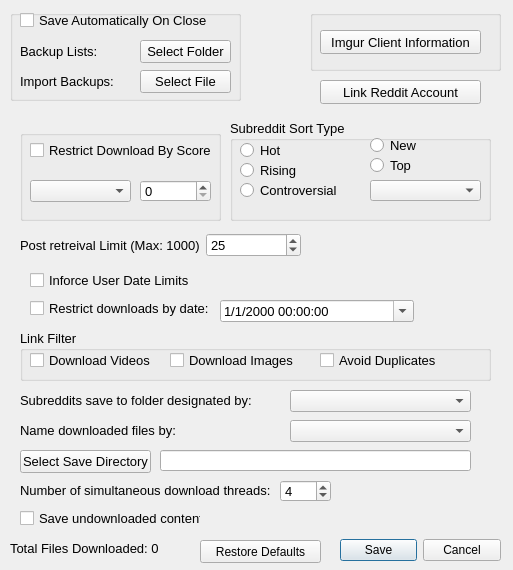
<?xml version="1.0" encoding="UTF-8"?>
<ui version="4.0">
 <class>Settings</class>
 <widget class="QWidget" name="Settings">
  <property name="geometry">
   <rect>
    <x>0</x>
    <y>0</y>
    <width>513</width>
    <height>570</height>
   </rect>
  </property>
  <property name="sizePolicy">
   <sizepolicy hsizetype="Fixed" vsizetype="Fixed">
    <horstretch>0</horstretch>
    <verstretch>0</verstretch>
   </sizepolicy>
  </property>
  <property name="minimumSize">
   <size>
    <width>513</width>
    <height>570</height>
   </size>
  </property>
  <property name="maximumSize">
   <size>
    <width>513</width>
    <height>570</height>
   </size>
  </property>
  <property name="windowTitle">
   <string>Settings</string>
  </property>
  <property name="windowIcon">
   <iconset>
    <normaloff>Images/settings_single_gear.png</normaloff>Images/settings_single_gear.png</iconset>
  </property>
  <property name="whatsThis">
   <string>&lt;html&gt;&lt;head/&gt;&lt;body&gt;&lt;p&gt;&lt;span style=&quot; font-size:10pt;&quot;&gt;This is a section to watch subreddits for top posts, and add users to userlist that are in the top&lt;/span&gt;&lt;/p&gt;&lt;/body&gt;&lt;/html&gt;</string>
  </property>
  <widget class="QWidget" name="gridLayoutWidget_2">
   <property name="geometry">
    <rect>
     <x>310</x>
     <y>10</y>
     <width>191</width>
     <height>61</height>
    </rect>
   </property>
   <layout class="QGridLayout" name="gridLayout_2">
    <item row="2" column="0">
     <widget class="QGroupBox" name="accounts_group">
      <property name="title">
       <string/>
      </property>
      <widget class="QPushButton" name="imgur_client_button">
       <property name="geometry">
        <rect>
         <x>10</x>
         <y>20</y>
         <width>161</width>
         <height>24</height>
        </rect>
       </property>
       <property name="font">
        <font>
         <pointsize>10</pointsize>
        </font>
       </property>
       <property name="text">
        <string>Imgur Client Information</string>
       </property>
      </widget>
     </widget>
    </item>
   </layout>
  </widget>
  <widget class="QWidget" name="gridLayoutWidget">
   <property name="geometry">
    <rect>
     <x>10</x>
     <y>10</y>
     <width>231</width>
     <height>91</height>
    </rect>
   </property>
   <layout class="QGridLayout" name="gridLayout">
    <item row="0" column="0">
     <widget class="QGroupBox" name="groupBox">
      <property name="title">
       <string/>
      </property>
      <widget class="QCheckBox" name="auto_save_checkbox">
       <property name="geometry">
        <rect>
         <x>10</x>
         <y>0</y>
         <width>199</width>
         <height>20</height>
        </rect>
       </property>
       <property name="font">
        <font>
         <pointsize>10</pointsize>
        </font>
       </property>
       <property name="text">
        <string>Save Automatically On Close</string>
       </property>
      </widget>
      <widget class="QLabel" name="label">
       <property name="geometry">
        <rect>
         <x>10</x>
         <y>30</y>
         <width>85</width>
         <height>23</height>
        </rect>
       </property>
       <property name="font">
        <font>
         <pointsize>10</pointsize>
        </font>
       </property>
       <property name="text">
        <string>Backup Lists:</string>
       </property>
      </widget>
      <widget class="QPushButton" name="backup_select_folder_button">
       <property name="geometry">
        <rect>
         <x>130</x>
         <y>30</y>
         <width>91</width>
         <height>23</height>
        </rect>
       </property>
       <property name="font">
        <font>
         <pointsize>10</pointsize>
        </font>
       </property>
       <property name="text">
        <string>Select Folder</string>
       </property>
      </widget>
      <widget class="QLabel" name="label_2">
       <property name="geometry">
        <rect>
         <x>10</x>
         <y>60</y>
         <width>109</width>
         <height>23</height>
        </rect>
       </property>
       <property name="font">
        <font>
         <pointsize>10</pointsize>
        </font>
       </property>
       <property name="text">
        <string>Import Backups:</string>
       </property>
      </widget>
      <widget class="QPushButton" name="backup_import_file_button">
       <property name="geometry">
        <rect>
         <x>130</x>
         <y>60</y>
         <width>91</width>
         <height>23</height>
        </rect>
       </property>
       <property name="font">
        <font>
         <pointsize>10</pointsize>
        </font>
       </property>
       <property name="text">
        <string>Select File</string>
       </property>
      </widget>
     </widget>
    </item>
   </layout>
  </widget>
  <widget class="QWidget" name="gridLayoutWidget_6">
   <property name="geometry">
    <rect>
     <x>10</x>
     <y>110</y>
     <width>491</width>
     <height>431</height>
    </rect>
   </property>
   <layout class="QGridLayout" name="gridLayout_6">
    <item row="0" column="0">
     <widget class="QStackedWidget" name="stackedWidget">
      <property name="font">
       <font>
        <pointsize>10</pointsize>
       </font>
      </property>
      <property name="currentIndex">
       <number>0</number>
      </property>
      <widget class="QWidget" name="page">
       <widget class="QWidget" name="gridLayoutWidget_3">
        <property name="geometry">
         <rect>
          <x>10</x>
          <y>20</y>
          <width>201</width>
          <height>91</height>
         </rect>
        </property>
        <layout class="QGridLayout" name="gridLayout_3" rowstretch="0,0">
         <property name="horizontalSpacing">
          <number>6</number>
         </property>
         <item row="1" column="0">
          <widget class="QGroupBox" name="score_group">
           <property name="title">
            <string/>
           </property>
           <widget class="QCheckBox" name="restrict_to_score_checkbox">
            <property name="geometry">
             <rect>
              <x>10</x>
              <y>10</y>
              <width>181</width>
              <height>20</height>
             </rect>
            </property>
            <property name="font">
             <font>
              <pointsize>10</pointsize>
             </font>
            </property>
            <property name="toolTip">
             <string>&lt;html&gt;&lt;head/&gt;&lt;body&gt;&lt;p&gt;&lt;span style=&quot; font-size:10pt;&quot;&gt;If checked, posts will only be downloaded if they are above or below a certain score&lt;/span&gt;&lt;/p&gt;&lt;/body&gt;&lt;/html&gt;</string>
            </property>
            <property name="layoutDirection">
             <enum>Qt::LeftToRight</enum>
            </property>
            <property name="text">
             <string>Restrict Download By Score</string>
            </property>
           </widget>
           <widget class="QComboBox" name="post_score_combo">
            <property name="geometry">
             <rect>
              <x>10</x>
              <y>50</y>
              <width>101</width>
              <height>22</height>
             </rect>
            </property>
            <property name="font">
             <font>
              <pointsize>10</pointsize>
             </font>
            </property>
            <property name="editable">
             <bool>false</bool>
            </property>
            <property name="currentText">
             <string/>
            </property>
           </widget>
           <widget class="QSpinBox" name="post_score_limit_spin_box">
            <property name="geometry">
             <rect>
              <x>120</x>
              <y>50</y>
              <width>71</width>
              <height>22</height>
             </rect>
            </property>
            <property name="maximum">
             <number>100000</number>
            </property>
           </widget>
          </widget>
         </item>
        </layout>
       </widget>
       <widget class="QWidget" name="gridLayoutWidget_5">
        <property name="geometry">
         <rect>
          <x>220</x>
          <y>10</y>
          <width>261</width>
          <height>101</height>
         </rect>
        </property>
        <layout class="QGridLayout" name="gridLayout_5">
         <item row="1" column="0" rowspan="2">
          <widget class="QGroupBox" name="subreddit_sort_group">
           <property name="font">
            <font>
             <pointsize>10</pointsize>
            </font>
           </property>
           <property name="title">
            <string>Subreddit Sort Type</string>
           </property>
           <widget class="QRadioButton" name="sub_sort_hot_radio">
            <property name="geometry">
             <rect>
              <x>10</x>
              <y>20</y>
              <width>51</width>
              <height>21</height>
             </rect>
            </property>
            <property name="font">
             <font>
              <pointsize>10</pointsize>
             </font>
            </property>
            <property name="text">
             <string>Hot</string>
            </property>
           </widget>
           <widget class="QRadioButton" name="sub_sort_rising_radio">
            <property name="geometry">
             <rect>
              <x>10</x>
              <y>40</y>
              <width>61</width>
              <height>21</height>
             </rect>
            </property>
            <property name="font">
             <font>
              <pointsize>10</pointsize>
             </font>
            </property>
            <property name="text">
             <string>Rising</string>
            </property>
           </widget>
           <widget class="QRadioButton" name="sub_sort_new_radio">
            <property name="geometry">
             <rect>
              <x>140</x>
              <y>10</y>
              <width>91</width>
              <height>31</height>
             </rect>
            </property>
            <property name="font">
             <font>
              <pointsize>10</pointsize>
             </font>
            </property>
            <property name="text">
             <string>New</string>
            </property>
           </widget>
           <widget class="QRadioButton" name="sub_sort_top_radio">
            <property name="geometry">
             <rect>
              <x>140</x>
              <y>30</y>
              <width>91</width>
              <height>31</height>
             </rect>
            </property>
            <property name="font">
             <font>
              <pointsize>10</pointsize>
             </font>
            </property>
            <property name="text">
             <string>Top</string>
            </property>
           </widget>
           <widget class="QRadioButton" name="sub_sort_controversial_radio">
            <property name="geometry">
             <rect>
              <x>10</x>
              <y>60</y>
              <width>111</width>
              <height>21</height>
             </rect>
            </property>
            <property name="font">
             <font>
              <pointsize>10</pointsize>
             </font>
            </property>
            <property name="text">
             <string>Controversial</string>
            </property>
           </widget>
           <widget class="QComboBox" name="sub_sort_top_combo">
            <property name="geometry">
             <rect>
              <x>140</x>
              <y>60</y>
              <width>111</width>
              <height>21</height>
             </rect>
            </property>
           </widget>
          </widget>
         </item>
        </layout>
       </widget>
       <widget class="QWidget" name="gridLayoutWidget_4">
        <property name="geometry">
         <rect>
          <x>10</x>
          <y>120</y>
          <width>281</width>
          <height>31</height>
         </rect>
        </property>
        <layout class="QGridLayout" name="gridLayout_4">
         <item row="0" column="0">
          <widget class="QLabel" name="post_limit_label">
           <property name="font">
            <font>
             <pointsize>10</pointsize>
            </font>
           </property>
           <property name="text">
            <string>Post retreival Limit (Max: 1000)</string>
           </property>
          </widget>
         </item>
         <item row="0" column="1">
          <widget class="QSpinBox" name="post_limit_spinbox">
           <property name="font">
            <font>
             <pointsize>10</pointsize>
            </font>
           </property>
           <property name="toolTip">
            <string>&lt;html&gt;&lt;head/&gt;&lt;body&gt;&lt;p&gt;&lt;span style=&quot; font-size:10pt;&quot;&gt;Sets the max number of posts to retrieve from Reddit.  The limit is 1000 posts (this limit is imposed by the reddit api)&lt;/span&gt;&lt;/p&gt;&lt;/body&gt;&lt;/html&gt;</string>
           </property>
           <property name="buttonSymbols">
            <enum>QAbstractSpinBox::UpDownArrows</enum>
           </property>
           <property name="accelerated">
            <bool>true</bool>
           </property>
           <property name="minimum">
            <number>1</number>
           </property>
           <property name="maximum">
            <number>1000</number>
           </property>
           <property name="value">
            <number>25</number>
           </property>
          </widget>
         </item>
        </layout>
       </widget>
       <widget class="QGroupBox" name="groupBox_2">
        <property name="geometry">
         <rect>
          <x>10</x>
          <y>220</y>
          <width>471</width>
          <height>51</height>
         </rect>
        </property>
        <property name="font">
         <font>
          <pointsize>10</pointsize>
         </font>
        </property>
        <property name="title">
         <string>Link Filter</string>
        </property>
        <widget class="QCheckBox" name="link_filter_video_checkbox">
         <property name="geometry">
          <rect>
           <x>10</x>
           <y>20</y>
           <width>131</width>
           <height>21</height>
          </rect>
         </property>
         <property name="font">
          <font>
           <pointsize>10</pointsize>
          </font>
         </property>
         <property name="text">
          <string>Download Videos</string>
         </property>
        </widget>
        <widget class="QCheckBox" name="link_filter_image_checkbox">
         <property name="geometry">
          <rect>
           <x>150</x>
           <y>20</y>
           <width>131</width>
           <height>21</height>
          </rect>
         </property>
         <property name="font">
          <font>
           <pointsize>10</pointsize>
          </font>
         </property>
         <property name="text">
          <string>Download Images</string>
         </property>
        </widget>
        <widget class="QCheckBox" name="link_filter_avoid_duplicates_checkbox">
         <property name="geometry">
          <rect>
           <x>300</x>
           <y>20</y>
           <width>131</width>
           <height>21</height>
          </rect>
         </property>
         <property name="font">
          <font>
           <pointsize>10</pointsize>
          </font>
         </property>
         <property name="text">
          <string>Avoid Duplicates</string>
         </property>
        </widget>
       </widget>
       <widget class="QCheckBox" name="date_restriction_checkbox">
        <property name="geometry">
         <rect>
          <x>20</x>
          <y>160</y>
          <width>201</width>
          <height>21</height>
         </rect>
        </property>
        <property name="font">
         <font>
          <pointsize>10</pointsize>
         </font>
        </property>
        <property name="toolTip">
         <string>&lt;html&gt;&lt;head/&gt;&lt;body&gt;&lt;p&gt;&lt;span style=&quot; font-size:10pt;&quot;&gt;If checked, only links that have been posted after the date of the last post downloaded by each user will be downloaded.&lt;/span&gt;&lt;/p&gt;&lt;/body&gt;&lt;/html&gt;</string>
        </property>
        <property name="text">
         <string>Inforce User Date Limits</string>
        </property>
       </widget>
       <widget class="QLabel" name="subreddit_save_location_label">
        <property name="geometry">
         <rect>
          <x>10</x>
          <y>280</y>
          <width>271</width>
          <height>21</height>
         </rect>
        </property>
        <property name="font">
         <font>
          <pointsize>10</pointsize>
         </font>
        </property>
        <property name="text">
         <string>Subreddits save to folder designated by:</string>
        </property>
       </widget>
       <widget class="QComboBox" name="subreddit_save_by_combo">
        <property name="geometry">
         <rect>
          <x>280</x>
          <y>280</y>
          <width>181</width>
          <height>22</height>
         </rect>
        </property>
       </widget>
       <widget class="QLabel" name="name_files_label">
        <property name="geometry">
         <rect>
          <x>10</x>
          <y>310</y>
          <width>181</width>
          <height>21</height>
         </rect>
        </property>
        <property name="font">
         <font>
          <pointsize>10</pointsize>
         </font>
        </property>
        <property name="text">
         <string>Name downloaded files by:</string>
        </property>
       </widget>
       <widget class="QComboBox" name="name_downloads_by_combo">
        <property name="geometry">
         <rect>
          <x>280</x>
          <y>310</y>
          <width>181</width>
          <height>22</height>
         </rect>
        </property>
       </widget>
       <widget class="QLineEdit" name="save_directory_line_edit">
        <property name="geometry">
         <rect>
          <x>150</x>
          <y>340</y>
          <width>311</width>
          <height>21</height>
         </rect>
        </property>
        <property name="font">
         <font>
          <pointsize>9</pointsize>
         </font>
        </property>
       </widget>
       <widget class="QPushButton" name="save_directory_dialog_button">
        <property name="geometry">
         <rect>
          <x>10</x>
          <y>340</y>
          <width>131</width>
          <height>23</height>
         </rect>
        </property>
        <property name="font">
         <font>
          <pointsize>10</pointsize>
         </font>
        </property>
        <property name="text">
         <string>Select Save Directory</string>
        </property>
       </widget>
       <widget class="QCheckBox" name="restrict_by_custom_date_checkbox">
        <property name="geometry">
         <rect>
          <x>20</x>
          <y>190</y>
          <width>181</width>
          <height>17</height>
         </rect>
        </property>
        <property name="text">
         <string>Restrict downloads by date:</string>
        </property>
       </widget>
       <widget class="QDateTimeEdit" name="date_limit_edit">
        <property name="geometry">
         <rect>
          <x>210</x>
          <y>190</y>
          <width>194</width>
          <height>22</height>
         </rect>
        </property>
        <property name="displayFormat">
         <string>M/d/yyyy hh:mm:ss</string>
        </property>
        <property name="calendarPopup">
         <bool>true</bool>
        </property>
       </widget>
       <widget class="QLabel" name="label_3">
        <property name="geometry">
         <rect>
          <x>10</x>
          <y>370</y>
          <width>261</width>
          <height>21</height>
         </rect>
        </property>
        <property name="text">
         <string>Number of simultaneous download threads:</string>
        </property>
       </widget>
       <widget class="QSpinBox" name="thread_limit_spinbox">
        <property name="geometry">
         <rect>
          <x>270</x>
          <y>370</y>
          <width>51</width>
          <height>22</height>
         </rect>
        </property>
        <property name="toolTip">
         <string>&lt;html&gt;&lt;head/&gt;&lt;body&gt;&lt;p&gt;&lt;span style=&quot; font-size:10pt;&quot;&gt;This is the number of download threads that will be spawned to download content simultaneously.  The max number is set based on your computers number of processor cores (real and logical)&lt;/span&gt;&lt;/p&gt;&lt;/body&gt;&lt;/html&gt;</string>
        </property>
        <property name="maximum">
         <number>12</number>
        </property>
        <property name="value">
         <number>4</number>
        </property>
       </widget>
       <widget class="QCheckBox" name="save_undownloaded_content_checkbox">
        <property name="geometry">
         <rect>
          <x>10</x>
          <y>400</y>
          <width>181</width>
          <height>17</height>
         </rect>
        </property>
        <property name="toolTip">
         <string>&lt;html&gt;&lt;head/&gt;&lt;body&gt;&lt;p&gt;When checked, content that has been extracted but not downloaded will be saved and redownloaded during the next run. This prevents content from having to be extracted more than once&lt;/p&gt;&lt;/body&gt;&lt;/html&gt;</string>
        </property>
        <property name="text">
         <string>Save undownloaded content</string>
        </property>
       </widget>
      </widget>
     </widget>
    </item>
   </layout>
  </widget>
  <widget class="QDialogButtonBox" name="save_cancel_button_box">
   <property name="geometry">
    <rect>
     <x>340</x>
     <y>530</y>
     <width>161</width>
     <height>41</height>
    </rect>
   </property>
   <property name="standardButtons">
    <set>QDialogButtonBox::Cancel|QDialogButtonBox::Save</set>
   </property>
   <property name="centerButtons">
    <bool>false</bool>
   </property>
  </widget>
  <widget class="QLabel" name="total_files_downloaded_label">
   <property name="geometry">
    <rect>
     <x>10</x>
     <y>540</y>
     <width>171</width>
     <height>16</height>
    </rect>
   </property>
   <property name="font">
    <font>
     <pointsize>10</pointsize>
    </font>
   </property>
   <property name="text">
    <string>Total Files Downloaded: 0</string>
   </property>
  </widget>
  <widget class="QPushButton" name="restore_defaults_button">
   <property name="geometry">
    <rect>
     <x>200</x>
     <y>540</y>
     <width>121</width>
     <height>23</height>
    </rect>
   </property>
   <property name="text">
    <string>Restore Defaults</string>
   </property>
  </widget>
  <widget class="QPushButton" name="reddit_account_link_button">
   <property name="geometry">
    <rect>
     <x>320</x>
     <y>80</y>
     <width>161</width>
     <height>24</height>
    </rect>
   </property>
   <property name="font">
    <font>
     <pointsize>10</pointsize>
    </font>
   </property>
   <property name="text">
    <string>Link Reddit Account</string>
   </property>
  </widget>
 </widget>
 <resources/>
 <connections/>
</ui>
